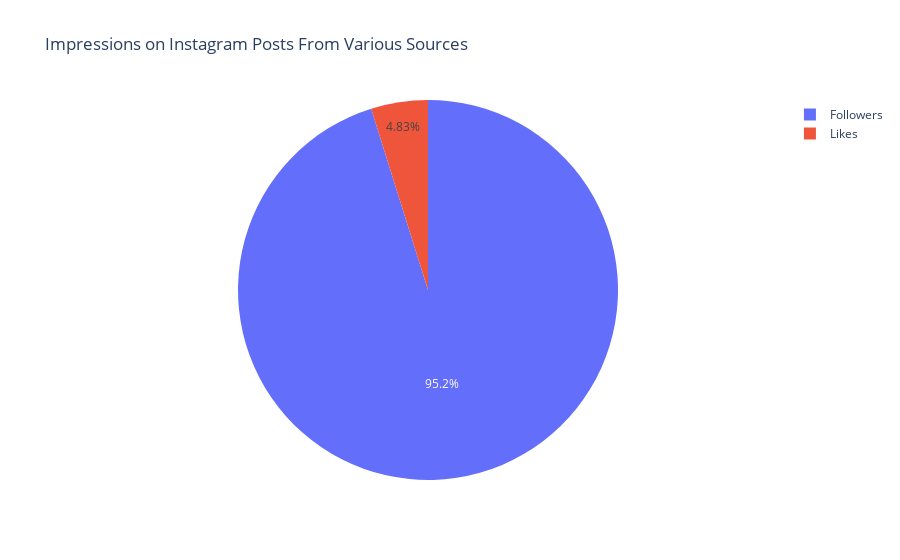

Here is the notebook cell this chart was saved with:
### Code cell
## Relation between Likes and Followers


followers = data["Followers"].sum()
likes = data["Likes"].sum()

labels = ['Followers', 'Likes']
values = [followers, likes]

fig = px.pie(data, values=values, names=labels,
             title='Impressions on Instagram Posts From Various Sources')
fig.show()

### Figure 1 — Plotly figure (JSON) as saved in the notebook; plotly's stock layout.template omitted (floating-point values rounded to 4 significant figures)
{"data": [{"domain": {"x": [0, 1], "y": [0, 1]}, "hovertemplate": "label=%{label}<br>value=%{value}<extra></extra>", "labels": ["Followers", "Likes"], "legendgroup": "", "name": "", "showlegend": true, "type": "pie", "values": [88607, 4501]}], "layout": {"legend": {"tracegroupgap": 0}, "title": {"text": "Impressions on Instagram Posts From Various Sources"}}}
